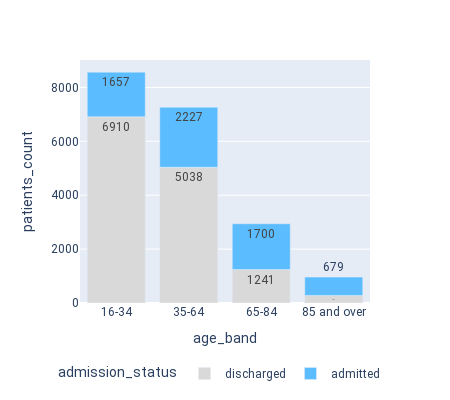

Here is the notebook cell this chart was saved with:
### Code cell
def eda1_plot(df):
    '''
    Plots a bar chart from a dataframe loaded by user, that has
    fields 'Age_band' and 'Admission_ALL' according to data dictionary
    '''
    plot_df = df[['Age_band', 'Admission_ALL']].value_counts().to_frame().reset_index()
    dict_age = {0: '16-34',
                1: '35-64',
                2: '65-84',
                3: '85 and over'}
    plot_df = plot_df.replace({'Age_band': dict_age})
    plot_df['Admission_ALL'] = plot_df['Admission_ALL'].astype(str)
    dict_adm = {'0.0': 'discharged', '1.0': 'admitted'}
    plot_df = plot_df.replace({'Admission_ALL': dict_adm})
    plot_df.rename(columns={'Age_band': 'age_band',
                            'Admission_ALL': 'admission_status',
                            0: 'patients_count'}, inplace=True)
    plot=px.bar(plot_df, x='age_band', y='patients_count',
                color='admission_status', width=450, height=400,
                #color_discrete_sequence=px.colors.qualitative.Set3,
                color_discrete_sequence=['#D9D9D9', '#5BBDFF'],
                text_auto=True)
    return plot

fig = eda1_plot(df)

fig.update_layout(  font_family='Roboto', 
                    legend=dict(orientation='h', 
                    yanchor='bottom', y=-0.35, 
                    xanchor='right', x=1.05))
fig.show()

### Figure 1 — Plotly figure (JSON) as saved in the notebook; plotly's stock layout.template omitted (floating-point values rounded to 4 significant figures)
{"data": [{"alignmentgroup": "True", "hovertemplate": "admission_status=discharged<br>age_band=%{x}<br>patients_count=%{y}<extra></extra>", "legendgroup": "discharged", "marker": {"color": "#D9D9D9", "pattern": {"shape": ""}}, "name": "discharged", "offsetgroup": "discharged", "orientation": "v", "showlegend": true, "textposition": "auto", "texttemplate": "%{y}", "type": "bar", "x": ["16-34", "35-64", "65-84", "85 and over"], "xaxis": "x", "y": [6910, 5038, 1241, 282], "yaxis": "y"}, {"alignmentgroup": "True", "hovertemplate": "admission_status=admitted<br>age_band=%{x}<br>patients_count=%{y}<extra></extra>", "legendgroup": "admitted", "marker": {"color": "#5BBDFF", "pattern": {"shape": ""}}, "name": "admitted", "offsetgroup": "admitted", "orientation": "v", "showlegend": true, "textposition": "auto", "texttemplate": "%{y}", "type": "bar", "x": ["35-64", "65-84", "16-34", "85 and over"], "xaxis": "x", "y": [2227, 1700, 1657, 679], "yaxis": "y"}], "layout": {"barmode": "relative", "font": {"family": "Roboto"}, "height": 400, "legend": {"orientation": "h", "title": {"text": "admission_status"}, "tracegroupgap": 0, "x": 1.05, "xanchor": "right", "y": -0.35, "yanchor": "bottom"}, "margin": {"t": 60}, "width": 450, "xaxis": {"anchor": "y", "domain": [0, 1], "title": {"text": "age_band"}}, "yaxis": {"anchor": "x", "domain": [0, 1], "title": {"text": "patients_count"}}}}
